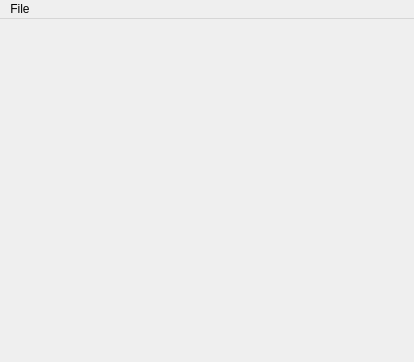
<?xml version="1.0" encoding="UTF-8"?>
<ui version="4.0">
 <class>MainWindow</class>
 <widget class="QMainWindow" name="MainWindow">
  <property name="geometry">
   <rect>
    <x>0</x>
    <y>0</y>
    <width>414</width>
    <height>362</height>
   </rect>
  </property>
  <property name="windowTitle">
   <string>MainWindow</string>
  </property>
  <widget class="QWidget" name="centralWidget"/>
  <widget class="QMenuBar" name="menuBar">
   <property name="geometry">
    <rect>
     <x>0</x>
     <y>0</y>
     <width>414</width>
     <height>21</height>
    </rect>
   </property>
   <widget class="QMenu" name="menuFile">
    <property name="title">
     <string>File</string>
    </property>
    <addaction name="actionOpenFile"/>
    <addaction name="separator"/>
    <addaction name="actionExit"/>
   </widget>
   <addaction name="menuFile"/>
  </widget>
  <action name="actionOpenFile">
   <property name="text">
    <string>Open RBM</string>
   </property>
  </action>
  <action name="actionExit">
   <property name="text">
    <string>Exit</string>
   </property>
  </action>
 </widget>
 <layoutdefault spacing="6" margin="11"/>
 <resources/>
 <connections/>
</ui>
